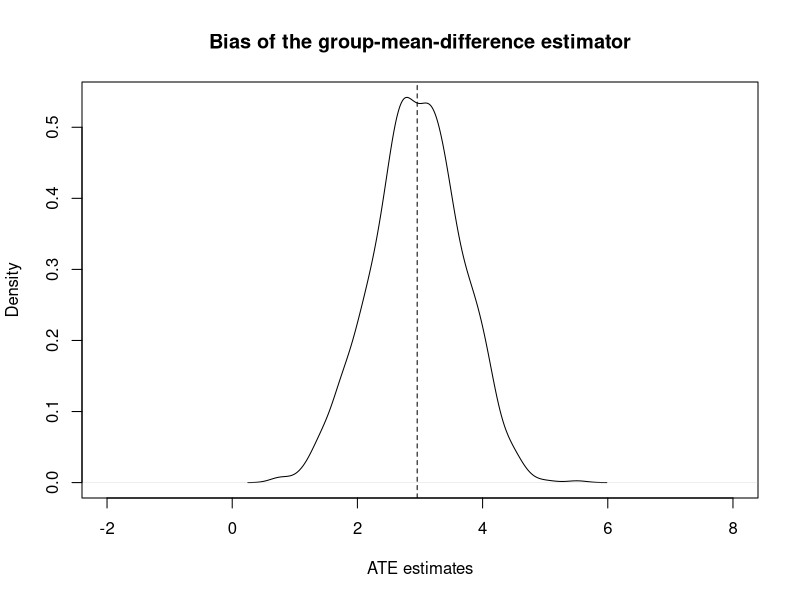
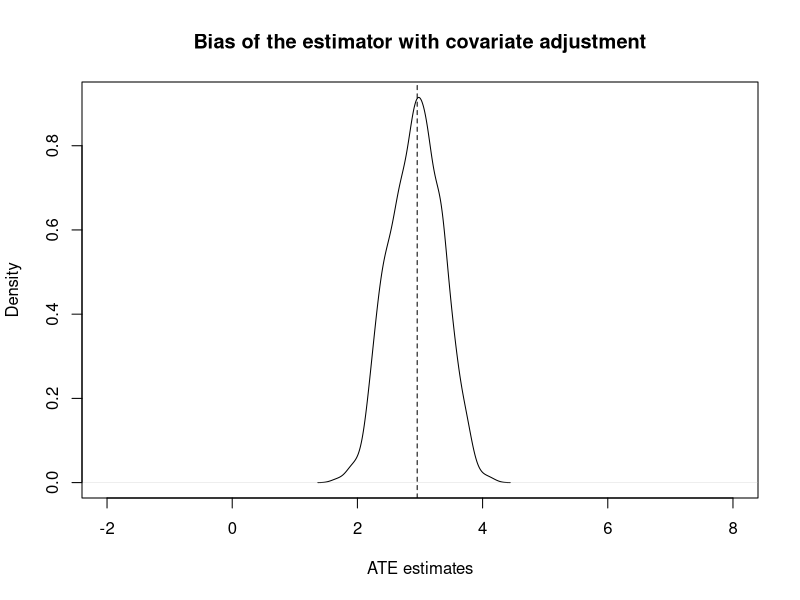
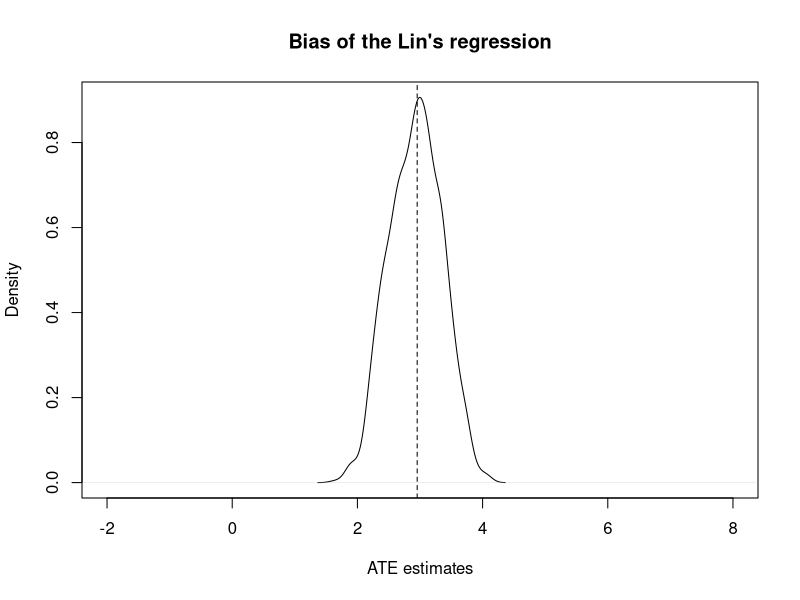
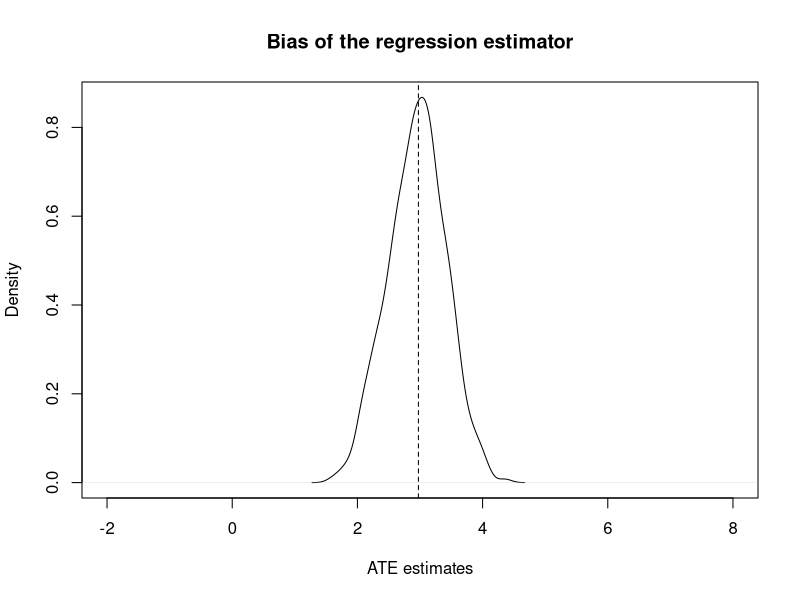
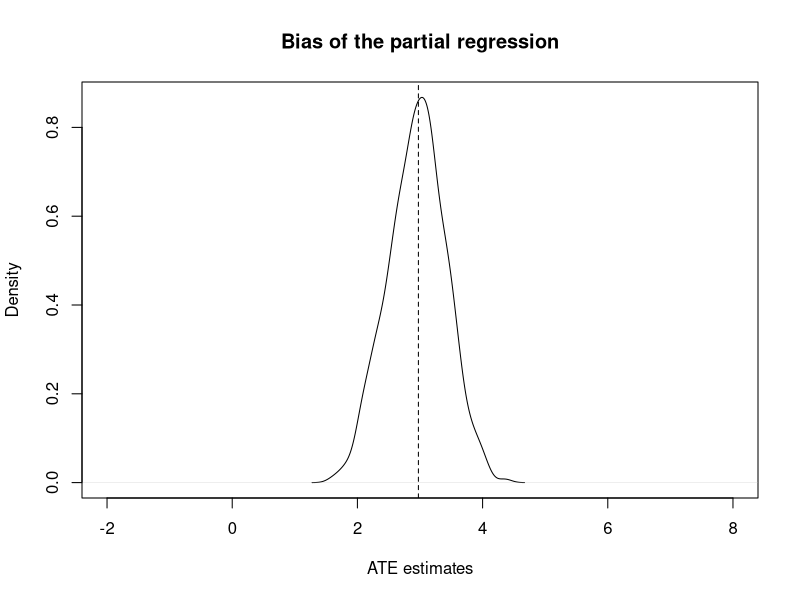
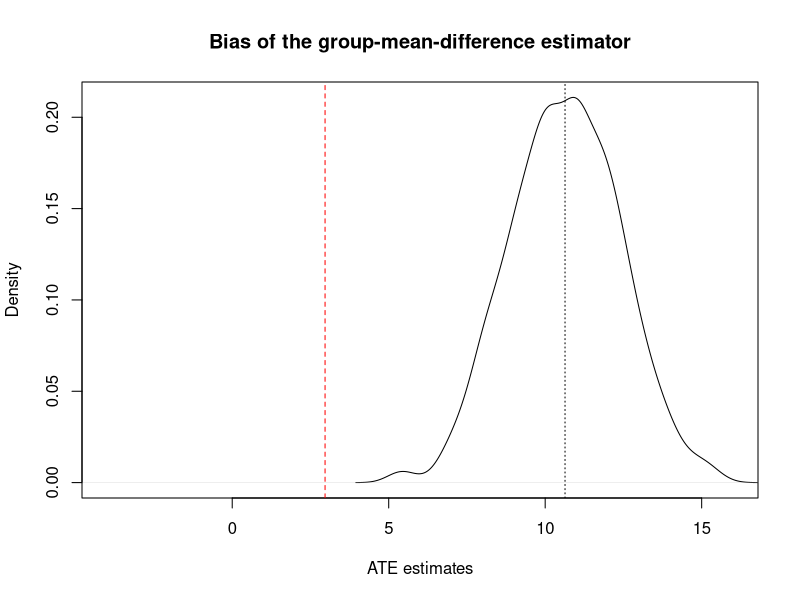
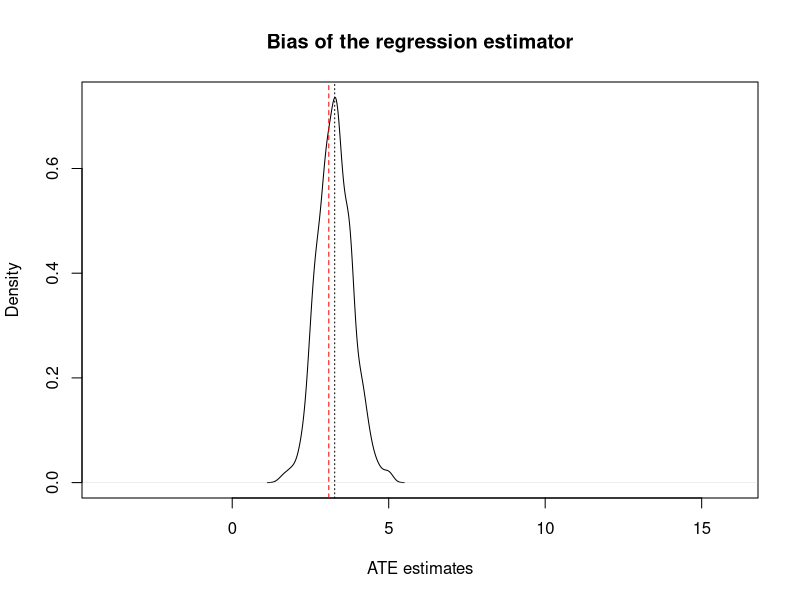
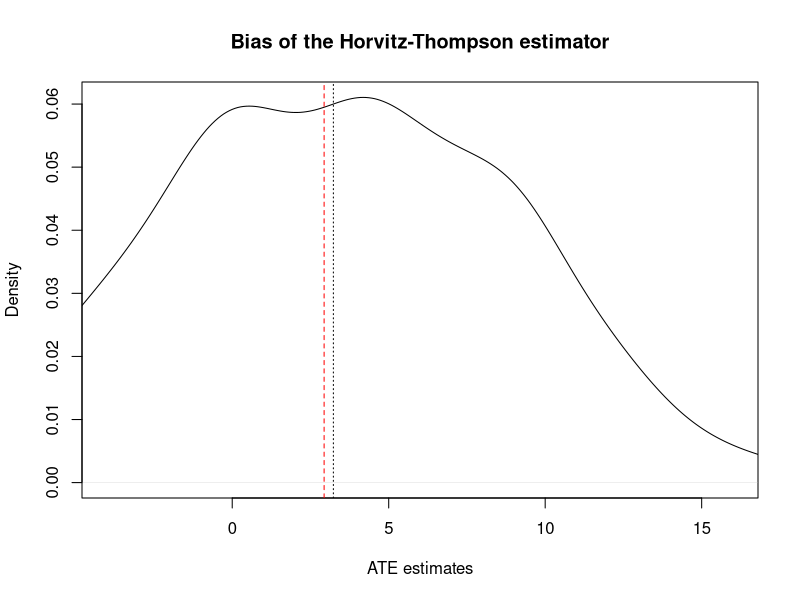

Write the R code that produced these figures, in order.
## ---- chunk 1
require(sandwich)
N_pop <- 100
X1 <- rnorm(N_pop, 3, 1)
X1_demeaned <- X1 - mean(X1)
Y0 <- abs(rnorm(N_pop, 5, 2)) + 3*X1 #+ 0.4*X1^2
Y1 <- Y0 + rnorm(N_pop, 3, 1)
TE <- Y1 - Y0
ATE <- mean(TE)
nboots <- 1000
ATE_est <- lm_est <- lm_est_cov <- lm_est_lin <- rep(NA, nboots)
se_est <- se_lm_est <- se_lm_est_cov <- se_lm_est_lin <- rep(NA, nboots)
Y.name <- "Y"
D.name <- "D"
X1.name <- "X1"
X2.name <- "X1_demeaned"
for (i in 1:nboots){
  # pscore <- abs((X1 - min(X1))/(max(X1) - min(X1)))
  # D <- rbinom(N_pop, 1, pscore)
  D <- rbinom(N_pop, 1, 0.3)
  Y <- D*Y1 + (1-D)*Y0
  data.pop <- data.frame(Y=Y, D=D, X1=X1, X1_demeaned=X1_demeaned)
  reg_formula1 <- paste0(Y.name, "~", D.name)
  reg_formula2 <- paste0(Y.name, "~", D.name, "+", X1.name)
  reg_formula3 <- paste0(Y.name, "~", D.name, "*", X2.name)

  reg1 <- lm(as.formula(reg_formula1), data = data.pop)
  reg2 <- lm(as.formula(reg_formula2), data = data.pop)
  reg3 <- lm(as.formula(reg_formula3), data = data.pop)

  # reg_formula1 <- paste0(Y, "~", D, "+", paste0(X, collpase = "+"))
  ATE_est[i] <- mean(Y[D==1]) - mean(Y[D==0])
  N1 <- sum(D)
  N0 <- N_pop - N1
  se_est[i] <- sqrt(var(Y[D==1])/N1 + var(Y[D==0])/N0)
  lm_est[i] <- coefficients(reg1)[2]
  lm_est_cov[i] <- coefficients(reg2)[2]
  lm_est_lin[i] <- coefficients(reg3)[2]
  se_lm_est[i] <- sqrt(vcovHC(reg1, type = "HC2")[2, 2])
  se_lm_est_cov[i] <- sqrt(vcovHC(reg2, type = "HC2")[2, 2])
  se_lm_est_lin[i] <- sqrt(vcovHC(reg3, type = "HC2")[2, 2])

}
plot(density(lm_est), main = "Bias of the group-mean-difference estimator", xlab = "ATE estimates", xlim = c(-2, 8))
abline(v = ATE, lty = 2)
## ---- chunk 2
plot(density(lm_est_cov), main = "Bias of the estimator with covariate adjustment", xlab = "ATE estimates", xlim = c(-2, 8))
abline(v = ATE, lty = 2)
## ---- chunk 3
plot(density(lm_est_lin), main = "Bias of the Lin's regression", xlab = "ATE estimates", xlim = c(-2, 8))
abline(v = ATE, lty = 2)
## ---- chunk 4
cat("The true ATE is", ATE, "\n")
cat("The average of estimates is", mean(ATE_est), "\n")
cat("The average SE of ATE estimates is", mean(se_est), "\n")
cat("The average of reg estimates (no cov) is", mean(lm_est), "\n")
cat("The average SE of reg estimates (no cov) is", mean(se_lm_est), "\n")
cat("The average of reg estimates (cov) is", mean(lm_est_cov), "\n")
cat("The average SE of reg estimates (no cov) is", mean(se_lm_est_cov), "\n")
cat("The average of reg estimates (Lin) is", mean(lm_est_lin), "\n")
cat("The average SE of reg estimates (Lin) is", mean(se_lm_est_lin), "\n")
## ---- chunk 5
N_pop <- 100
X1 <- rnorm(N_pop, 3, 1)
X1_demeaned <- X1 - mean(X1)
Y0 <- abs(rnorm(N_pop, 5, 2)) + 3*X1 #+ 0.4*X1^2
Y1 <- Y0 + rnorm(N_pop, 3, 1)
TE <- Y1 - Y0
ATE <- mean(TE)
nboots <- 1000
lm_est_cov <- lm_est_par <- rep(NA, nboots)
Y.name <- "Y"
D.name <- "D"
X1.name <- "X1"
X2.name <- "X1_demeaned"
for (i in 1:nboots){
  
  D <- rbinom(N_pop, 1, 0.3)
  Y <- D*Y1 + (1-D)*Y0
  data.pop <- data.frame(Y=Y, D=D, X1=X1, X1_demeaned=X1_demeaned)
  reg_formula1 <- paste0(Y.name, "~", D.name, "+", X1.name)
  reg_formula2 <- paste0(D.name, "~", X1.name)
  reg_formula3 <- paste0(Y.name, "~", X1.name)

  reg1 <- lm(as.formula(reg_formula1), data = data.pop)
  reg2 <- lm(as.formula(reg_formula2), data = data.pop)
  reg3 <- lm(as.formula(reg_formula3), data = data.pop)

  lm_est[i] <- coefficients(reg1)[2]
  residual_Y <- residuals(reg3)
  residual_D <- residuals(reg2)
  lm_est_par[i] <- coefficients(lm(residual_Y~residual_D))[2]
}
plot(density(lm_est), main = "Bias of the regression estimator", xlab = "ATE estimates", xlim = c(-2, 8))
abline(v = ATE, lty = 2)
## ---- chunk 6
plot(density(lm_est_par), main = "Bias of the partial regression", xlab = "ATE estimates", xlim = c(-2, 8))
abline(v = ATE, lty = 2)
## ---- chunk 7
N_pop <- 100
X1 <- rnorm(N_pop, 3, 1)
Y0 <- abs(rnorm(N_pop, 5, 2)) + 3*X1 + 0.6*X1^2
Y1 <- Y0 + rnorm(N_pop, 3, 1)
TE <- Y1 - Y0
ATE <- mean(TE)
nboots <- 1000
ATE_est <- ATE_est_cov <- rep(NA, nboots)
for (i in 1:nboots){
  pscore <- exp(-3 + 0.2*X1 + 0.1*X1^2)/(exp(-3 + 0.2*X1 + 0.1*X1^2)+1)
  D <- rbinom(N_pop, 1, pscore)
  # D <- rbinom(N_pop, 1, 0.3)
  Y <- D*Y1 + (1-D)*Y0
  data.pop <- data.frame(Y=Y, D=D, X1=X1)
  ATE_est[i] <- coefficients(lm(Y~D, data.pop))[2]
  # ATE_est_cov[i] <- coefficients(lm(Y~D+X1, data.pop))[2]
}
plot(density(ATE_est), main = "Bias of the group-mean-difference estimator", xlab = "ATE estimates", xlim = c(-4, 16))
abline(v = ATE, lty = 2, col = "red")
abline(v = mean(ATE_est), lty = 3)
## ---- chunk 8
N_pop <- 100
X1 <- rnorm(N_pop, 3, 1)
Y0 <- abs(rnorm(N_pop, 5, 2)) + 3*X1 + 0.6*X1^2
Y1 <- Y0 + rnorm(N_pop, 3, 1)
TE <- Y1 - Y0
ATE <- mean(TE)
nboots <- 1000
ATE_est <- ATE_est_cov <- rep(NA, nboots)
for (i in 1:nboots){
  pscore <- exp(-3 + 0.2*X1 + 0.1*X1^2)/(exp(-3 + 0.2*X1 + 0.1*X1^2)+1)
  D <- rbinom(N_pop, 1, pscore)
  # D <- rbinom(N_pop, 1, 0.3)
  Y <- D*Y1 + (1-D)*Y0
  data.pop <- data.frame(Y=Y, D=D, X1=X1)
  # ATE_est[i] <- coefficients(lm(Y~D, data.pop))[2]
  ATE_est[i] <- coefficients(lm(Y~D+X1, data.pop))[2]
}
plot(density(ATE_est), main = "Bias of the regression estimator", xlab = "ATE estimates", xlim = c(-4, 16))
abline(v = ATE, lty = 2, col = "red")
abline(v = mean(ATE_est), lty = 3)
## ---- chunk 9
N_pop <- 100
X1 <- rnorm(N_pop, 3, 1)
Y0 <- abs(rnorm(N_pop, 5, 2)) + 3*X1 + 0.6*X1^2
Y1 <- Y0 + rnorm(N_pop, 3, 1)
TE <- Y1 - Y0
ATE <- mean(TE)
nboots <- 1000
ATE_est <- ATE_est_cov <- rep(NA, nboots)
for (i in 1:nboots){
  pscore <- exp(-3 + 0.2*X1 + 0.1*X1^2)/(exp(-3 + 0.2*X1 + 0.1*X1^2)+1)
  D <- rbinom(N_pop, 1, pscore)
  # D <- rbinom(N_pop, 1, 0.3)
  Y <- D*Y1 + (1-D)*Y0
  data.pop <- data.frame(Y=Y, D=D, X1=X1)
  # ATE_est[i] <- coefficients(lm(Y~D, data.pop))[2]
  ATE_est[i] <- (sum(Y*D/pscore) - sum(Y*(1-D)/(1-pscore)))/N_pop
}
plot(density(ATE_est), main = "Bias of the Horvitz-Thompson estimator", xlab = "ATE estimates", xlim = c(-4, 16))
abline(v = ATE, lty = 2, col = "red")
abline(v = mean(ATE_est), lty = 3)
## ---- chunk 10
require(foreign)
d <- read.dta("gwdataset.dta")
zips <- read.dta("zipcodetostate.dta")
zips <- unique(zips[, c("statenum","statefromzipfile")])
pops <- read.csv("population_ests_2013.csv")
pops$state <- tolower(pops$NAME)
d$getwarmord <- as.double(d$getwarmord)
## ---- chunk 11
# Estimate primary model of interest:
d$doi <- factor(d$doi)
d$statenum <- factor(d$statenum)
d$wbnid_num <- factor(d$wbnid_num)
Y <- "getwarmord"
D <- "ddt_week"
X <- names(d)[c(15,17,42:72)]
reg_formula <- paste0(Y, "~", D, "+", paste0(X, collapse = "+"))
reg_out <- lm(as.formula(reg_formula), d)

out <- lm(getwarmord~ddt_week+educ_hsless+educ_coll+educ_postgrad+
          educ_dk+party_rep+party_leanrep+party_leandem+
          party_dem+male+raceeth_black+raceeth_hisp+
          raceeth_notwbh+raceeth_dkref+age_1824+age_2534+
          age_3544+age_5564+age_65plus+age_dk+ideo_vcons+
          ideo_conservative+ideo_liberal+ideo_vlib+ideo_dk+
          attend_1+attend_2+attend_3+attend_5+attend_6+
          attend_9+as.factor(doi)+as.factor(statenum)+
          as.factor(wbnid_num),d)



## ---- chunk 12
summary(reg_out)$coefficients[1:10,]
## ---- chunk 13
D_formula <- paste0(D, "~", paste0(X, collapse = "+"))

outD <- lm(as.formula(D_formula),d)
eD2 <- residuals(outD)^2
## ---- chunk 14
compare_samples<- d[, c("wave", "ddt_week", "ddt_twoweeks",
  "ddt_threeweeks", "party_rep", "attend_1", "ideo_conservative",
  "age_1824", "educ_hsless")]
compare_samples <- apply(compare_samples,2,function(x) 
  c(mean(x),sd(x),weighted.mean(x,eD2),
    sqrt(weighted.mean((x-weighted.mean(x,eD2))^2,eD2))))
compare_samples <- t(compare_samples)
colnames(compare_samples) <- c("Nominal Mean", "Nominal SD",
      "Effective Mean", "Effective SD")
## ---- chunk 15
compare_samples
## ---- chunk 16
# Effective sample by state
wt.by.state <- tapply(eD2,d$statenum,sum)
wt.by.state <- wt.by.state/sum(wt.by.state)*100
wt.by.state <- cbind(eD2=wt.by.state,statenum=names(wt.by.state))
data_for_map <- merge(wt.by.state,zips,by="statenum")
# Nominal Sample by state
wt.by.state <- tapply(rep(1,6726),d$statenum,sum)
wt.by.state <- wt.by.state/sum(wt.by.state)*100
wt.by.state <- cbind(Nom=wt.by.state,statenum=names(wt.by.state))
data_for_map <- merge(data_for_map,wt.by.state,by="statenum")
## ---- chunk 17
# Get correct state names
require(maps,quietly=TRUE)
data(state.fips)
data_for_map <- merge(state.fips,data_for_map,by.x="abb",
                      by.y="statefromzipfile")
data_for_map$eD2 <- as.double(as.character(data_for_map$eD2))
data_for_map$Nom <- as.double(as.character(data_for_map$Nom))
data_for_map$state <- sapply(as.character(data_for_map$polyname),
                             function(x)strsplit(x,":")[[1]][1])
data_for_map$Diff <- data_for_map$eD2 - data_for_map$Nom
data_for_map <- merge(data_for_map,pops,by="state")
data_for_map$PopPct <- data_for_map$POPESTIMATE2013/sum(
  data_for_map$POPESTIMATE2013)*100
data_for_map$PopDiffEff <- data_for_map$eD2 - 
  data_for_map$PopPct
data_for_map$PopDiffNom <- data_for_map$Nom - data_for_map$PopPct
data_for_map$PopDiff <- data_for_map$PopDiffEff - data_for_map$PopDiffNom
require(ggplot2,quietly=TRUE)
state_map <- map_data("state")
## ---- chunk 18
plotEff <- ggplot(data_for_map,aes(map_id=state))
plotEff <- plotEff + geom_map(aes(fill=eD2), map = state_map)
plotEff <- plotEff + expand_limits(x = state_map$long, y = 
                                     state_map$lat) 
plotEff <- plotEff + scale_fill_continuous("% Weight",
                                           limits=c(0,16),low="white", high="black")
plotEff <- plotEff + labs(title = "Effective Sample")
plotEff <- plotEff + theme(
        legend.position=c(.2,.1),legend.direction = "horizontal",
        axis.line = element_blank(), axis.text = 
          element_blank(), 
        axis.ticks = element_blank(), axis.title = element_blank(),
        panel.background = element_blank(), plot.background = element_blank(),
        panel.border = element_blank(), panel.grid = element_blank()
)

plotNom <- ggplot(data_for_map,aes(map_id=state))
plotNom <- plotNom + geom_map(aes(fill=Nom), map = state_map)
plotNom <- plotNom + expand_limits(x = state_map$long, y = state_map$lat) 
plotNom <- plotNom + scale_fill_continuous("% Weight",
                                           limits=c(0,16),
                                           low="white", high="black")
plotNom <- plotNom + labs(title = "Nominal Sample")
plotNom <- plotNom + theme(
        legend.position=c(.2,.1),legend.direction = "horizontal",
        axis.line = element_blank(), axis.text = element_blank(), 
        axis.ticks = element_blank(), axis.title = element_blank(),
        panel.background = element_blank(), plot.background = element_blank(),
        panel.border = element_blank(), panel.grid = element_blank()
)

## ---- chunk 19
require(gridExtra,quietly=TRUE)
grid.arrange(plotNom,plotEff,ncol=2)
## ---- chunk 20
plotDiff <- ggplot(data_for_map,aes(map_id=state))
plotDiff <- plotDiff + geom_map(aes(fill=Diff), 
                                map = state_map)
plotDiff <- plotDiff + expand_limits(x = state_map$long, 
                                     y =
                                       state_map$lat) 
plotDiff <- plotDiff + scale_fill_gradient2("% Weight",
                                            low = "red",
                                            mid = "white", 
                                            high = "black")
plotDiff <- plotDiff + labs(title = "Effective 
                      Weight Minus Nominal Weight")
plotDiff <- plotDiff + theme(
        legend.position=c(.2,.1),legend.direction = "horizontal",
        axis.line = element_blank(), axis.text = element_blank(), 
        axis.ticks = element_blank(), axis.title = element_blank(),
        panel.background = element_blank(), plot.background = element_blank(),
        panel.border = element_blank(), panel.grid = element_blank()
)
## ---- chunk 21
plotDiff
